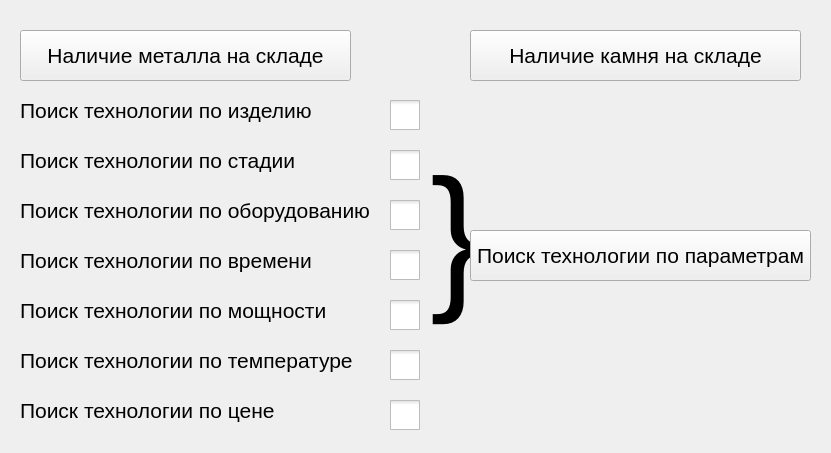
<?xml version="1.0" encoding="UTF-8"?>
<ui version="4.0">
 <class>TechnologistQueriesClass</class>
 <widget class="QWidget" name="TechnologistQueriesClass">
  <property name="geometry">
   <rect>
    <x>0</x>
    <y>0</y>
    <width>831</width>
    <height>453</height>
   </rect>
  </property>
  <property name="windowTitle">
   <string>Запросы для технолога</string>
  </property>
  <widget class="QPushButton" name="metal_availability_btn">
   <property name="geometry">
    <rect>
     <x>20</x>
     <y>30</y>
     <width>331</width>
     <height>51</height>
    </rect>
   </property>
   <property name="font">
    <font>
     <pointsize>16</pointsize>
    </font>
   </property>
   <property name="mouseTracking">
    <bool>false</bool>
   </property>
   <property name="text">
    <string>Наличие металла на складе</string>
   </property>
   <property name="checkable">
    <bool>false</bool>
   </property>
  </widget>
  <widget class="QPushButton" name="stone_availability_btn">
   <property name="geometry">
    <rect>
     <x>470</x>
     <y>30</y>
     <width>331</width>
     <height>51</height>
    </rect>
   </property>
   <property name="font">
    <font>
     <pointsize>16</pointsize>
    </font>
   </property>
   <property name="mouseTracking">
    <bool>false</bool>
   </property>
   <property name="text">
    <string>Наличие камня на складе</string>
   </property>
   <property name="checkable">
    <bool>false</bool>
   </property>
  </widget>
  <widget class="QLabel" name="label_4">
   <property name="geometry">
    <rect>
     <x>20</x>
     <y>190</y>
     <width>361</width>
     <height>41</height>
    </rect>
   </property>
   <property name="font">
    <font>
     <pointsize>16</pointsize>
    </font>
   </property>
   <property name="text">
    <string>Поиск технологии по оборудованию</string>
   </property>
  </widget>
  <widget class="QCheckBox" name="product_check">
   <property name="geometry">
    <rect>
     <x>390</x>
     <y>100</y>
     <width>31</width>
     <height>31</height>
    </rect>
   </property>
   <property name="styleSheet">
    <string notr="true">QCheckBox::indicator {
    width: 30px;
    height: 30px;
}</string>
   </property>
   <property name="text">
    <string/>
   </property>
   <property name="checked">
    <bool>false</bool>
   </property>
  </widget>
  <widget class="QCheckBox" name="equipment_check">
   <property name="geometry">
    <rect>
     <x>390</x>
     <y>200</y>
     <width>31</width>
     <height>31</height>
    </rect>
   </property>
   <property name="styleSheet">
    <string notr="true">QCheckBox::indicator {
    width: 30px;
    height: 30px;
}</string>
   </property>
   <property name="text">
    <string/>
   </property>
   <property name="checked">
    <bool>false</bool>
   </property>
  </widget>
  <widget class="QCheckBox" name="time_check">
   <property name="geometry">
    <rect>
     <x>390</x>
     <y>250</y>
     <width>31</width>
     <height>31</height>
    </rect>
   </property>
   <property name="styleSheet">
    <string notr="true">QCheckBox::indicator {
    width: 30px;
    height: 30px;
}</string>
   </property>
   <property name="text">
    <string/>
   </property>
   <property name="checked">
    <bool>false</bool>
   </property>
  </widget>
  <widget class="QLabel" name="label_6">
   <property name="geometry">
    <rect>
     <x>430</x>
     <y>70</y>
     <width>51</width>
     <height>331</height>
    </rect>
   </property>
   <property name="font">
    <font>
     <pointsize>120</pointsize>
    </font>
   </property>
   <property name="text">
    <string>}</string>
   </property>
  </widget>
  <widget class="QLabel" name="label_5">
   <property name="geometry">
    <rect>
     <x>20</x>
     <y>240</y>
     <width>301</width>
     <height>41</height>
    </rect>
   </property>
   <property name="font">
    <font>
     <pointsize>16</pointsize>
    </font>
   </property>
   <property name="text">
    <string>Поиск технологии по времени</string>
   </property>
  </widget>
  <widget class="QLabel" name="label_3">
   <property name="geometry">
    <rect>
     <x>20</x>
     <y>140</y>
     <width>281</width>
     <height>41</height>
    </rect>
   </property>
   <property name="font">
    <font>
     <pointsize>16</pointsize>
    </font>
   </property>
   <property name="text">
    <string>Поиск технологии по стадии</string>
   </property>
  </widget>
  <widget class="QCheckBox" name="stage_check">
   <property name="geometry">
    <rect>
     <x>390</x>
     <y>150</y>
     <width>31</width>
     <height>31</height>
    </rect>
   </property>
   <property name="styleSheet">
    <string notr="true">QCheckBox::indicator {
    width: 30px;
    height: 30px;
}</string>
   </property>
   <property name="text">
    <string/>
   </property>
   <property name="checked">
    <bool>false</bool>
   </property>
  </widget>
  <widget class="QLabel" name="label_2">
   <property name="geometry">
    <rect>
     <x>20</x>
     <y>90</y>
     <width>301</width>
     <height>41</height>
    </rect>
   </property>
   <property name="font">
    <font>
     <pointsize>16</pointsize>
    </font>
   </property>
   <property name="text">
    <string>Поиск технологии по изделию</string>
   </property>
  </widget>
  <widget class="QPushButton" name="param_search_btn">
   <property name="geometry">
    <rect>
     <x>470</x>
     <y>230</y>
     <width>341</width>
     <height>51</height>
    </rect>
   </property>
   <property name="font">
    <font>
     <pointsize>16</pointsize>
    </font>
   </property>
   <property name="mouseTracking">
    <bool>false</bool>
   </property>
   <property name="text">
    <string>Поиск технологии по параметрам</string>
   </property>
   <property name="checkable">
    <bool>false</bool>
   </property>
  </widget>
  <widget class="QCheckBox" name="price_check">
   <property name="geometry">
    <rect>
     <x>390</x>
     <y>400</y>
     <width>31</width>
     <height>31</height>
    </rect>
   </property>
   <property name="styleSheet">
    <string notr="true">QCheckBox::indicator {
    width: 30px;
    height: 30px;
}</string>
   </property>
   <property name="text">
    <string/>
   </property>
   <property name="checked">
    <bool>false</bool>
   </property>
  </widget>
  <widget class="QLabel" name="label_7">
   <property name="geometry">
    <rect>
     <x>20</x>
     <y>340</y>
     <width>351</width>
     <height>41</height>
    </rect>
   </property>
   <property name="font">
    <font>
     <pointsize>16</pointsize>
    </font>
   </property>
   <property name="text">
    <string>Поиск технологии по температуре</string>
   </property>
  </widget>
  <widget class="QCheckBox" name="power_check">
   <property name="geometry">
    <rect>
     <x>390</x>
     <y>300</y>
     <width>31</width>
     <height>31</height>
    </rect>
   </property>
   <property name="styleSheet">
    <string notr="true">QCheckBox::indicator {
    width: 30px;
    height: 30px;
}</string>
   </property>
   <property name="text">
    <string/>
   </property>
   <property name="checked">
    <bool>false</bool>
   </property>
  </widget>
  <widget class="QLabel" name="label_8">
   <property name="geometry">
    <rect>
     <x>20</x>
     <y>290</y>
     <width>321</width>
     <height>41</height>
    </rect>
   </property>
   <property name="font">
    <font>
     <pointsize>16</pointsize>
    </font>
   </property>
   <property name="text">
    <string>Поиск технологии по мощности</string>
   </property>
  </widget>
  <widget class="QCheckBox" name="temp_check">
   <property name="geometry">
    <rect>
     <x>390</x>
     <y>350</y>
     <width>31</width>
     <height>31</height>
    </rect>
   </property>
   <property name="styleSheet">
    <string notr="true">QCheckBox::indicator {
    width: 30px;
    height: 30px;
}</string>
   </property>
   <property name="text">
    <string/>
   </property>
   <property name="checked">
    <bool>false</bool>
   </property>
  </widget>
  <widget class="QLabel" name="label_10">
   <property name="geometry">
    <rect>
     <x>20</x>
     <y>390</y>
     <width>361</width>
     <height>41</height>
    </rect>
   </property>
   <property name="font">
    <font>
     <pointsize>16</pointsize>
    </font>
   </property>
   <property name="text">
    <string>Поиск технологии по цене</string>
   </property>
  </widget>
 </widget>
 <resources/>
 <connections/>
</ui>
